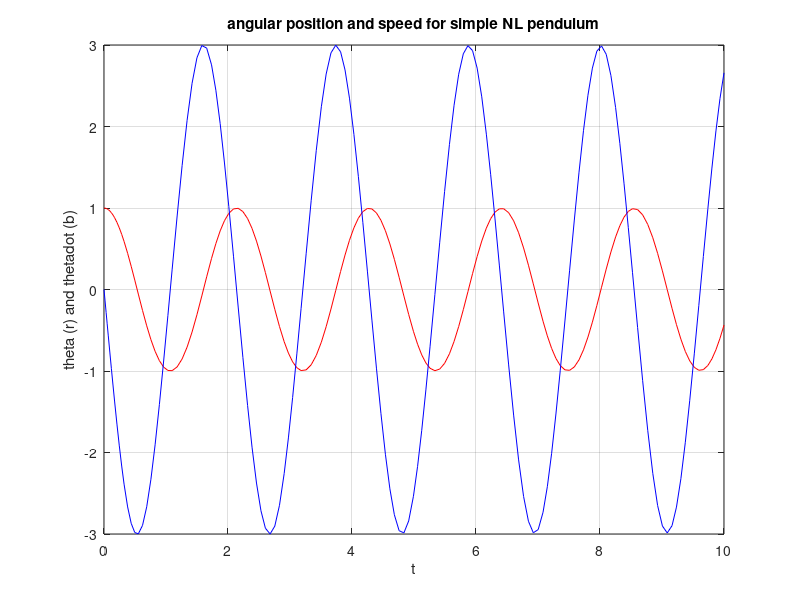

Source code (MATLAB):
% Simple nonlinear pendulum
% parameters (SI units)
L = 1; %[m]
g = 9.81; %[m/s^2]
omega2 = g/L; %[s^-1]
% equations
f = @(t,z)[z(2); - omega2*sin(z(1))];
% time span and initial conditions
tspan = [0 10];
z0 = [1; 0];
% integration
[t,z] = ode45(f,tspan,z0);
% plot
figure(1);
plot(t,z(:,1),'r',t,z(:,2),'b');
grid on;
xlabel('t');
ylabel('theta (r) and thetadot (b)');
title('angular position and speed for simple NL pendulum');